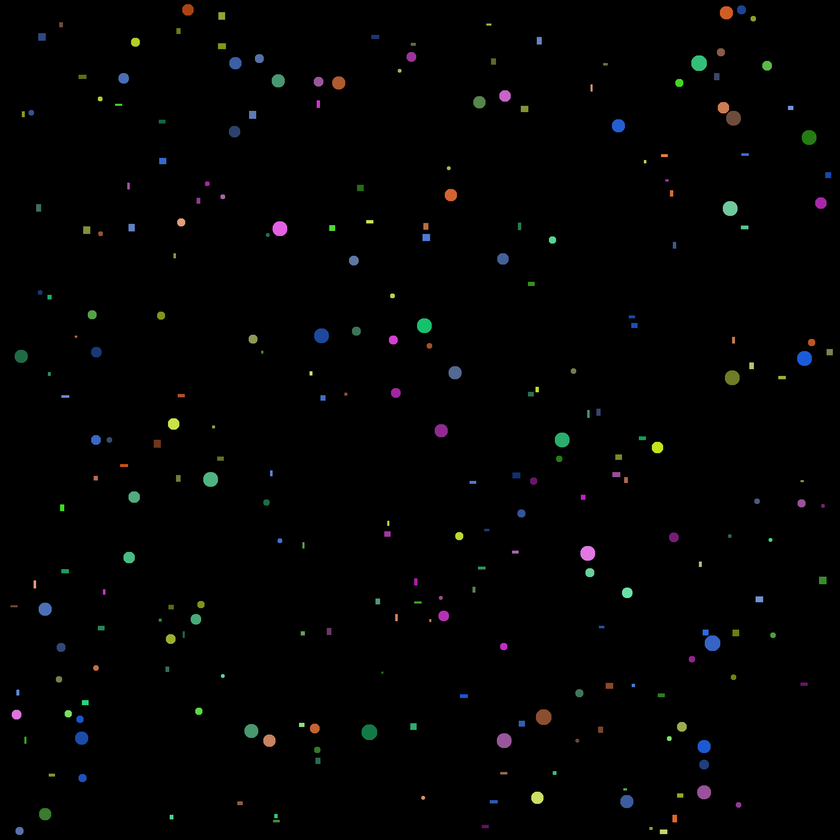
#> input picture figures_and_colors/balls_and_rects.png, 840 x 840 px, shrunk from 2000 x 2000 before the run
$ python main.py
#> lines starting #> are read from the running program, lines starting #| are printed output that depends on the picture; after the words box and inside, x2 and y2 are one past the last pixel; in counts of white or black regions, pixels touching at a corner belong together
import numpy as np
import matplotlib.pyplot as plt
from skimage.io import imread
from skimage.measure import label, regionprops
from skimage.color import rgb2hsv, rgb2gray

def get_color(h):
    if h < 0.13:
        return "orange"
    elif h < 0.25:
        return "yellow"
    elif h < 0.36:
        return "green"
    elif h < 0.50:
        return "teal"
    elif h < 0.72:
        return "blue"
    else:
        return "pink"

image = imread('./balls_and_rects.png')
#> image is the input picture: shape (840, 840, 3); mean R, G, B 2.1, 2.4, 2.3
img_hsv = rgb2hsv(image)
#> img_hsv: shape (840, 840, 3) float64; mean of channels 0, 1, 2 0.0147, 0.0236, 0.013

gray = rgb2gray(image)
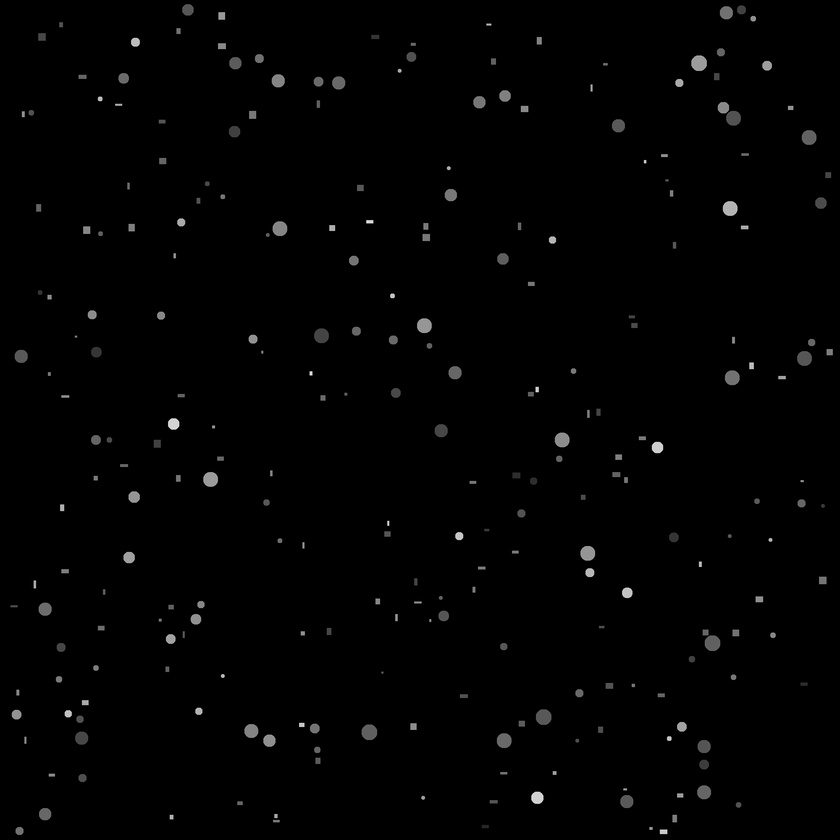
#> gray: shape (840, 840) float64; min 0, max 0.946, mean 0.00902
binary = gray > 0.06
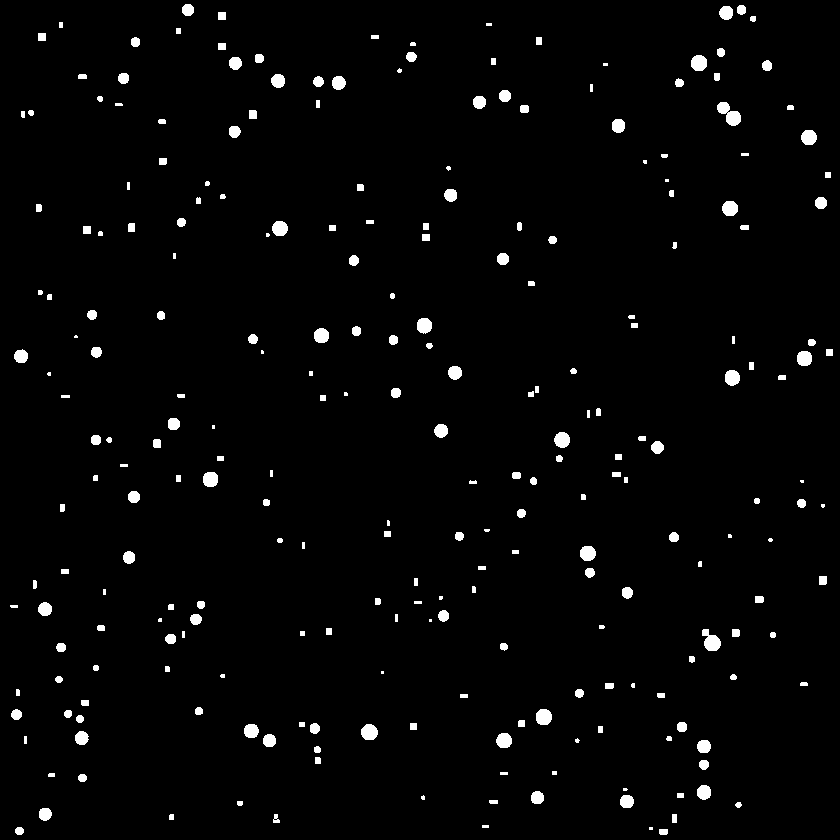
#> binary: shape (840, 840) bool; 2.3% white; 254 white regions (30 under 20 px)
img_labeled = label(binary)
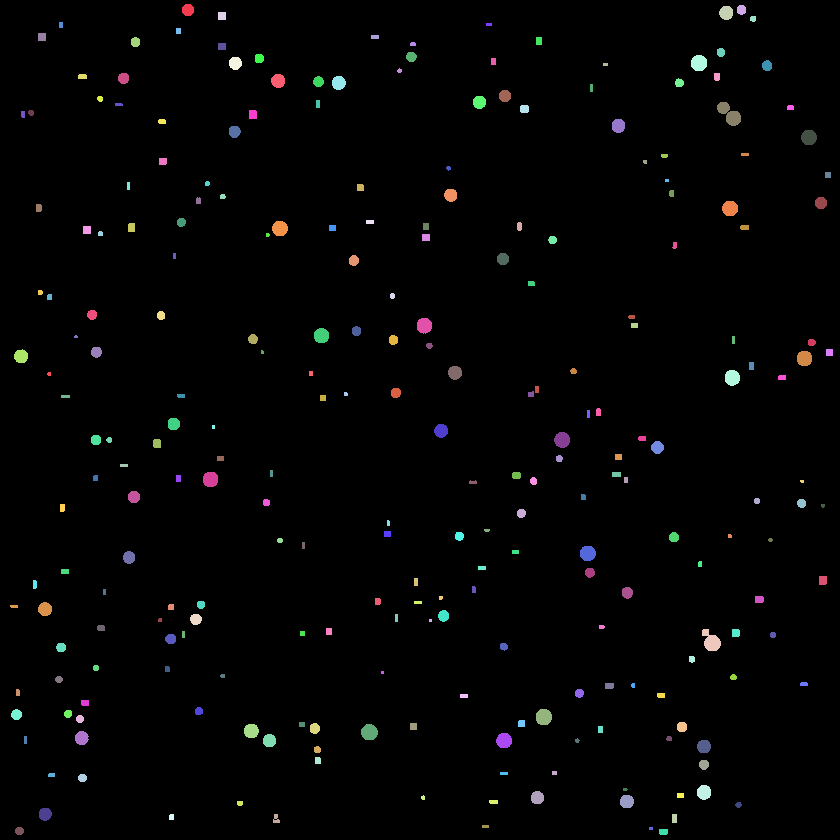
#> img_labeled: shape (840, 840) int32; 255 distinct labels, from 0 to 254; one colour per label, 0 black
regions = regionprops(img_labeled)
#> regions = 254 regions; largest, box (x1, y1, x2, y2) and area: (717, 102, 741, 126) 313, (702, 629, 721, 651) 266, (361, 724, 378, 740) 218, (536, 709, 552, 725) 215, (691, 55, 707, 71) 213

color_counts = {"circles": {}, "rects": {}}

for region in regions:
    minr, minc, maxr, maxc = region.bbox
    mask = img_labeled[minr:maxr, minc:maxc] == region.label

    pixels_hsv = img_hsv[minr:maxr, minc:maxc][mask]
    mean_h = pixels_hsv[:, 0].mean()

    color = get_color(mean_h)
    shape = "circles" if region.extent < 0.9 else "rects"

    color_counts[shape][color] = color_counts[shape].get(color, 0) + 1
#> this loop made 254 passes
#> (minr, minc, maxr, maxc, mean_h, color, shape) on passes 1 to 3: (4, 182, 16, 194, 0.0551, 'orange', 'circles'), (5, 737, 15, 746, 0.611, 'blue', 'circles'), (6, 719, 20, 733, 0.0555, 'orange', 'circles')
#> after the loop, color_counts = 2 items

print("Всего фигур:", len(regions))
#| Всего фигур: 254
print("Круги по цветам:", color_counts["circles"])
#| Круги по цветам: {'orange': 16, 'blue': 30, 'yellow': 19, 'pink': 22, 'teal': 22, 'green': 14}
print("Прямоугольники по цветам:", color_counts["rects"])
#| Прямоугольники по цветам: {'yellow': 32, 'orange': 22, 'blue': 27, 'pink': 14, 'green': 15, 'teal': 21}
